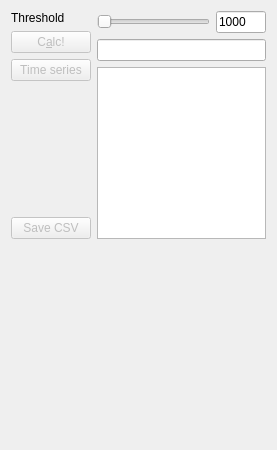
<?xml version="1.0" encoding="UTF-8"?>
<ui version="4.0">
 <class>QmitkVolumetryViewControls</class>
 <widget class="QWidget" name="QmitkVolumetryViewControls">
  <property name="geometry">
   <rect>
    <x>0</x>
    <y>0</y>
    <width>277</width>
    <height>450</height>
   </rect>
  </property>
  <property name="minimumSize">
   <size>
    <width>0</width>
    <height>0</height>
   </size>
  </property>
  <property name="windowTitle">
   <string>QmitkTemplate</string>
  </property>
  <layout class="QVBoxLayout" name="verticalLayout">
   <item>
    <layout class="QHBoxLayout">
     <item>
      <layout class="QVBoxLayout" name="_2">
       <item>
        <widget class="QLabel" name="label">
         <property name="text">
          <string>Threshold</string>
         </property>
        </widget>
       </item>
       <item>
        <widget class="QPushButton" name="m_CalcButton">
         <property name="enabled">
          <bool>false</bool>
         </property>
         <property name="sizePolicy">
          <sizepolicy hsizetype="Fixed" vsizetype="Fixed">
           <horstretch>0</horstretch>
           <verstretch>0</verstretch>
          </sizepolicy>
         </property>
         <property name="text">
          <string>C&amp;alc!</string>
         </property>
         <property name="shortcut">
          <string>Alt+A</string>
         </property>
        </widget>
       </item>
       <item>
        <widget class="QPushButton" name="m_TimeSeriesButton">
         <property name="enabled">
          <bool>false</bool>
         </property>
         <property name="sizePolicy">
          <sizepolicy hsizetype="Minimum" vsizetype="Fixed">
           <horstretch>0</horstretch>
           <verstretch>0</verstretch>
          </sizepolicy>
         </property>
         <property name="text">
          <string>Time series</string>
         </property>
        </widget>
       </item>
       <item>
        <spacer name="spacer2">
         <property name="orientation">
          <enum>Qt::Vertical</enum>
         </property>
         <property name="sizeType">
          <enum>QSizePolicy::Expanding</enum>
         </property>
         <property name="sizeHint" stdset="0">
          <size>
           <width>20</width>
           <height>149</height>
          </size>
         </property>
        </spacer>
       </item>
       <item>
        <widget class="QPushButton" name="m_SaveCsvButton">
         <property name="enabled">
          <bool>false</bool>
         </property>
         <property name="sizePolicy">
          <sizepolicy hsizetype="Fixed" vsizetype="Preferred">
           <horstretch>0</horstretch>
           <verstretch>0</verstretch>
          </sizepolicy>
         </property>
         <property name="text">
          <string>Save CSV</string>
         </property>
        </widget>
       </item>
      </layout>
     </item>
     <item>
      <layout class="QVBoxLayout" name="_3">
       <item>
        <layout class="QHBoxLayout" name="_4">
         <item>
          <widget class="QSlider" name="m_ThresholdSlider">
           <property name="maximum">
            <number>1000</number>
           </property>
           <property name="orientation">
            <enum>Qt::Horizontal</enum>
           </property>
          </widget>
         </item>
         <item>
          <widget class="QLineEdit" name="m_ThresholdLineEdit">
           <property name="sizePolicy">
            <sizepolicy hsizetype="MinimumExpanding" vsizetype="Fixed">
             <horstretch>0</horstretch>
             <verstretch>0</verstretch>
            </sizepolicy>
           </property>
           <property name="minimumSize">
            <size>
             <width>30</width>
             <height>0</height>
            </size>
           </property>
           <property name="maximumSize">
            <size>
             <width>50</width>
             <height>32767</height>
            </size>
           </property>
           <property name="text">
            <string>1000</string>
           </property>
          </widget>
         </item>
        </layout>
       </item>
       <item>
        <widget class="QLineEdit" name="m_Result">
         <property name="sizePolicy">
          <sizepolicy hsizetype="Expanding" vsizetype="Minimum">
           <horstretch>0</horstretch>
           <verstretch>0</verstretch>
          </sizepolicy>
         </property>
        </widget>
       </item>
       <item>
        <widget class="QTextEdit" name="m_TextEdit"/>
       </item>
      </layout>
     </item>
    </layout>
   </item>
   <item>
    <spacer name="spacer1">
     <property name="orientation">
      <enum>Qt::Vertical</enum>
     </property>
     <property name="sizeType">
      <enum>QSizePolicy::Expanding</enum>
     </property>
     <property name="sizeHint" stdset="0">
      <size>
       <width>20</width>
       <height>220</height>
      </size>
     </property>
    </spacer>
   </item>
  </layout>
 </widget>
 <layoutdefault spacing="6" margin="11"/>
 <includes>
  <include location="local">QmitkDataStorageComboBox.h</include>
 </includes>
 <resources/>
 <connections/>
</ui>
